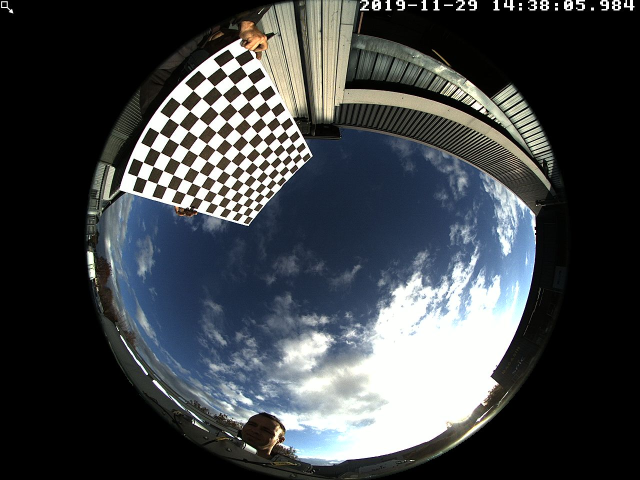
#> input picture Solais_Data/Calibrage mobotix1/mobotix1_14_38_05.984.jpg, 1280 x 960 px (shown at 1/2 size); its folder holds only this picture in this run
$ python -i feature_extractor.py   (imports and definitions only)   (older library calls are emulated)
#> lines starting #> are read from the running program, lines starting #| are printed output that depends on the picture; after the words box and inside, x2 and y2 are one past the last pixel; in counts of white or black regions, pixels touching at a corner belong together
### src/feature_extraction/preprocessing.py
import numpy as np
import matplotlib.pyplot as plt
from PIL import Image
from cv2 import cv2
from mask_and_zones import create_circular_mask


"""preprocess RGB images : circular mask, square images"""


# [4 lines left out: function downscale, not called in this run]


def prepro(img, radius, outside_val, new_size=None):
    """preprocesses the fisheye image : square crop, circular mask, and downscale.

    Args:
        img (numpy array): the input image
        radius (int): radius of the centered mask applied on the picture, in pixels
        new_size (int): new size of the square image after downscaling
    """
    image = img.copy()
    h, w = image.shape[:2]

    # Mask the date in the upper-right corner
    image[:30, 700:] = [outside_val, outside_val , outside_val]

    # Square crop
    image = image[:, w//2 - h//2 : w//2 + h//2]

    # Circular mask
    mask = create_circular_mask(h, h, radius=radius)
    masked_img = image.copy()
    masked_img[~mask] = [outside_val, outside_val , outside_val]

    # Downsample
    if new_size:
        masked_img = downscale(masked_img, new_size) #FINDBETTER
    return masked_img


"""Then, from an image file path, we extract two images (grayscale and R-B normalized ratio image)"""


def split_two_canals(image):
    """creates two images from an RGB image (grayscale and R-B normalized ratio image)

    Args:
        image (numpy array): original RGB image

    Returns:
        tuple: the grayscale image, and the R-B normalized ratio image
    """
    # get the average of each pixel
    grayImage = np.mean(image, axis=2)
    # get the R-B/R+B ratio of each pixel
    eps = 0.00001
    r_bImage = (image[:,:,0] - image[:,:,2])/(image[:,:,0] + image[:,:,2] + eps)

    return grayImage, r_bImage


def path_to_canals(image_path, with_undistortion = False, outside_val=np.nan, min_max=False):
    """from an image file path, we extract two images (grayscale and R-B normalized ratio image)

    Args:
        image_path (numpy array): RGB image
        with_undistortion (bool, optional): If True extract images from a plane projection of the image. Defaults to False.
        outside_val (float, optional): Value of pixels outside the sky zone. Defaults to np.nan.
        min_max (bool, optional): Display min and max pixel value of the two images. Defaults to False.

    Returns:
        list: the original image and the two images created
    """
    if with_undistortion:
        from img_undistort import undistort
        image = undistort(image_path)
    else:
        img = np.array(Image.open(image_path))/255
        image = prepro(img, 390, outside_val=outside_val)

    gray, r_b = split_two_canals(image)

    if min_max:
        for name, img in zip(["gray", "r_b"], [gray, r_b]):
            print(f"min de {name} = {np.min(img)} | max de {name} = {np.max(img)}")
    if (~with_undistortion) and (outside_val == 0.):
        # we ensure that pixels outside the zone of interest are black, on the r_b image.
        h = r_b.shape[0]
        mask = create_circular_mask(h, h, radius=390)
        masked_r_b = r_b.copy()
        masked_r_b[~mask] = outside_val
        return image, gray, masked_r_b
    return image, gray, r_b

### src/feature_extraction/mask_and_zones.py
import numpy as np
import matplotlib.pyplot as plt
import mahotas
from skimage.measure import perimeter


"""In this first section we define useful masks (matrix of booleans)"""

def square_mask(image, size):
    h, w = image.shape
    Y, X = np.ogrid[:h, :w]
    center = (int(w/2), int(h/2))
    dist_from_center = np.maximum(np.abs(X - center[0]), np.abs(Y-center[1]))
    mask = dist_from_center <= size
    return mask


def create_circular_mask(h, w, radius, center=None):
    """create a circular mask, masking pixels further from center
    than the radius

    Args:
        h (int): image height
        w (int): image width
        radius (int): radius of the applied mask
        center (tuple, optional): Mask center coordinates. Defaults to None.

    Returns:
        ndarray: the circular mask
    """
    if center is None: # use the middle of the image
        center = (int(w/2), int(h/2))

    Y, X = np.ogrid[:h, :w]
    dist_from_center = np.sqrt((X - center[0])**2 + (Y-center[1])**2)

    mask = dist_from_center <= radius
    return mask


def percentile_mask(image, radius=390, p1: int = 0, p2: int = 100):
    """create a boolean array(mask) of the size of the image. Pixel values between
        the p1 and p2 percentile are set to True. Other are set to False

    Args:
        image (numpy array): input image
        radius (int): for distorted image, radius of valid pixels zone. Default to 390.
        p1 (int, optional): lower percentile. Defaults to 0.
        p2 (int, optional): upper percentile. Defaults to 100.

    Returns:
        numpy array: a mask with True values for pixels values between p1 and p2 percentiles.
    """
    assert 0 <= p1 and p1 <= 100, "percentiles must be in [0, 100]"
    assert 0 <= p2 and p2 <= 100, "percentiles must be in [0, 100]"
    assert p1 < p2, "p2 must be stricly greater than p1"
    p1_value = np.nanpercentile(image, p1)
    p2_value = np.nanpercentile(image, p2)
    mask = (p1_value <= image) & (image <= p2_value)
    if radius:
        h, w = image.shape[:2]
        border_mask = create_circular_mask(h, w, radius)
        mask[~border_mask] = np.nan
    return mask


"""We also need to extract circular crops from images. For each crop, pixels outside the zone of interest are set to NaNs"""


def concentric_crops(image, center=None, num_bins=4):
    """Create zenith-centered zones of an image.

    Args:
        image (numpy array): an image
        center (tuple, optional): Center coordinates to tell the concetric zones center. Defaults to None.
        num_bins (int, optional): Number of zones created. Defaults to 4.

    Returns:
        list: list of the concentric zones of the image
    """
    h, _ = image.shape
    R = [130*k for k in range(num_bins)]
    # Create a list of dense circular mask
    mask_list = [create_circular_mask(h, h, r, center=center) for r in R[1:]]
    # Extract a list of hollow mask
    concentric_zones = [~mask_list[k]*mask_list[k+1] for k in range(len(mask_list)-1)]
    # add center square and whole image square to the list
    concentric_zones = [mask_list[0]] + concentric_zones
    # Apply these masks to the image
    image_crops = []
    for zone in concentric_zones:
        img = image.copy()
        img[~zone] = np.nan
        image_crops.append(img)
    return image_crops


def circumsolar_crops(gray, to_crop, with_sun_mask=False):
    """Create circumsolar crops of an image. That is to say concentric zones centered on the sun

    Args:
        gray (numpy array): grayscale version of the image
        to_crop (numpy array): image from which crops will be made
        with_sun_mask (bool, optional): if True, sun pixels are set to NaN in the first crop. Defaults to False.

    Returns:
        list: list of circumsolar crops
    """
    # find sun coordinates
    try :
        i, j, sun_mask = sun_center(gray, False)
    except TypeError :
        return None
    circum_zones = concentric_crops(to_crop, center=(j, i), num_bins=4)
    if with_sun_mask:
        circum_zones[0][sun_mask] = np.nan
    return circum_zones


"""The next function finds sun center coordinates"""


def sun_center(image, mode_viz=False):
    """returns the sun center coordinates and create a mask of the sun disk.

    Args:
        image (numpy array): sky image
        mode_viz (bool, optional): If True, returns the original image with the sun masked. Defaults to False.

    Returns:
        (i, j): sun center coordinates. Returned only if mode_viz=False
        sun_mask: mask of the sun, as a matrix of booleans
    """
    sun_mask = ~percentile_mask(image, p2=99)
    # find the sun center coordinates
    I, J = np.where(sun_mask==True)
    if (len(I) == 0) & (len(J) == 0):
        print("Sun not found")
        return None
    try:
        i, j = int(np.mean(I)), int(np.mean(J))
    except ValueError:
        # In case of error, returns the image center
        i, j = len(image)//2, len(image)//2
    if mode_viz:
        # mark the sun center, and colorize the sun disc in black
        sun_mask[i-1:i+2, j-1:j+2] = 0.
        masked_img = image.copy()
        masked_img[~sun_mask] = 0.
        return masked_img, sun_mask
    return i, j, sun_mask

### src/feature_extraction/feature_extractor.py
import numpy as np
import matplotlib.pyplot as plt
import pandas as pd
from scipy.signal import wiener
from skimage.filters import gaussian
from scipy.stats import skew
import mahotas
from skimage.measure import perimeter

from mask_and_zones import concentric_crops, square_mask, circumsolar_crops, sun_center
from cloud_seg import cloud_features
from preprocessing import path_to_canals


""" First let's define functions to extract statistical features from crops of images (zenith- or sun-centered crops)"""

# [20 lines left out: function empty_stats, not called in this run]


def get_crop_statistical_features(img, prefix : str): # Use distorted grayscale images, outside val: NaN
    """Extract statistical features from an image crop

    Args:
        img (numpy array): grayscale image
        prefix (str): prefix which characterizes the type of image

    Returns:
        dict: statistical features of the given crop
    """
    image = img[~np.isnan(img)]
    # moment features
    _mean = np.mean(image)
    _std = np.std(image)
    _smoothness = 1 - 1/(1 + np.var(image))
    _skewness = skew(image, axis=None)
    # entropy
    marg = np.histogramdd(np.ravel(image), bins = 256)[0]/image.size
    # We filter bins of the histogramm that are equal to 0
    marg = list(filter(lambda p: p > 0, np.ravel(marg)))
    # Apply Schannon entropy formula
    _entropy = -np.sum(np.multiply(marg, np.log2(marg)))

    stats_features = {"_mean": _mean, "_std": _std, "_smoothness": _smoothness,
                    "_skewness": _skewness, "_entropy": _entropy}
    tmp_dict = stats_features.copy()
    for old_key in tmp_dict.keys():
        stats_features[prefix + old_key] = stats_features.pop(old_key)

    return stats_features


def crops_to_features(crops, prefix):
    """extract features from a list of image's crops

    Args:
        crops (list): list of image's crops
        prefix (str): prefix which characterizes the type of image
    Returns:
        dict: dictionary containing statistical features of each crop
    """
    stats_dict = {}
    for k, crop in enumerate(crops):
        crop_stats = get_crop_statistical_features(crop, prefix=prefix + str(k))
        stats_dict = {**stats_dict, **crop_stats}
    return stats_dict


def get_statistical_features(gray):
    """Extract features from 3 versions of a grayscale image : original one, high-filtered one and low-filtered one.

    Args:
        gray (numpy array): grayscale image

    Returns:
        dict: statistical records for every crops of the 3 images
    """
    low, high = low_high_filter(gray)
    labels = ["gray", "gray_low_pass", "high_pass"]
    stats = {}
    for image, label in zip([gray, low, high], labels):
        crops = concentric_crops(image)
        concent_stats = crops_to_features(crops, prefix=label + "_concentric")
        circum_crops = circumsolar_crops(image, image)
        if circum_crops == None:
            circum_stats = empty_stats(prefix=label + "_circum")
        else:
            circum_stats = crops_to_features(circum_crops, prefix=label + "_circum")
        img_stats_features = {**concent_stats, **circum_stats}
        stats = {**stats, **img_stats_features}
    return stats


"""Then we extract spectral features from the power spectrum of an image"""


def get_energy_bins(image, num_bins=4):
    """compute the sum of pixel values in concentric square parts of the image. The first
        square is dense, and the next are emptied in the center, forming concentric squares.

    Args:
        image (numpy array): image, must be square and with on nonegative values
        num_bins (int, optional): number of parts on which a sum is calculated. Defaults to 4.

    Returns:
        energy_bins (numpy array): energy repartition in each bin
        image_bins (list): crops of the input image
    """
    h, _ = image.shape
    C = np.linspace(0, h//2, num=num_bins+1, dtype="int")
    # Create a list of dense square mask
    mask_list = [square_mask(image, c) for c in C[1:]]
    # Extract a list of hollow mask
    square_zones = [~mask_list[k]*mask_list[k+1] for k in range(len(mask_list)-1)]
    # add center square and whole image square to the list
    square_zones = [mask_list[0]] + square_zones + [mask_list[-1]]
    # Apply these masks to the image
    image_bins = []
    for zone in square_zones:
        img = image.copy()
        img[~zone] = np.nan
        image_bins.append(img)
    # Compute the energy of each masked image
    energy_bins = [np.nansum(_bin) for _bin in image_bins]
    total_energy = energy_bins[-1]
    # normalize the energy repartition
    energy_bins /= total_energy
    return energy_bins[:-1], image_bins[:-1]


def spectral_power(img, avg_window_size=None, log=True): #COMPLETE spectrum generator
    """ Compute spectrum for a distorted image
    """
    image = img.copy()
    # to avoid large spectral power at the 0 frequency :
    image -= np.mean(image)
    # wiener filter to reduce non physical variability in the spectral power
    if avg_window_size:
        N = avg_window_size
        image = wiener(image, (N, N))
    # compute the spectral power function. Place the 0 frequency-component in the center
    fshift = np.fft.fftshift(np.fft.fft2(image))
    spectrum = np.abs(fshift)**2
    if log:
        spectrum = 10*np.log(spectrum)
    return spectrum


def low_high_filter(image, param=1.6):
    """Computes the low-pass and high-pass filtered versions of an image

    Args:
        image (numpy array): grayscale image
        param (float, optional): filter intensity parameter. Defaults to 1.6.

    Returns:
        tuple of arrays: low- and high-filtered images
    """
    nan_pos = np.isnan(image)
    img = image.copy()
    mean = np.nanmean(img)
    img[nan_pos] = mean

    low_filtered_image = gaussian(img, sigma = 4)
    gau = gaussian(img, sigma = 4/param)
    high_filtered_image = gau - low_filtered_image

    low_filtered_image[nan_pos] = np.nan
    high_filtered_image[nan_pos] = np.nan
    return low_filtered_image, high_filtered_image


def get_spectral_features(image, img_type: str): # Apply on the whole image
    """Extract spectral features from an image

    Args:
        image (numpy array): an image
        img_type (str): string used as a prefix for the features' names. Characterize the type of image used as input.

    Returns:
        dict: dict of spectral features
    """
    spectrum = spectral_power(image, log=False)
    bins_energy, _ = get_energy_bins(spectrum, num_bins=3) # Use images with outside val: NaN
    spectral_features = {img_type + "low_freq_energy": bins_energy[0],
                        img_type + "mid_freq_energy": bins_energy[1],
                        img_type + "high_freq_energy": bins_energy[2]}
    return spectral_features


"""We extract one feature related to the sun"""


def sun_isoperimetric_ratio(image, mode_viz=False): # On distorted image
    """compute the isoperimetric ratio of a sun disc. This ratio indicates the disc circularity


    Args:
        image (numpy array): grayscale image
        mode_viz (bool, optional): If True, displays the sun disc surface and border. Defaults to False.

    Returns:
        int: isoperimetric ratio of the sun disc
    """
    try :
        _, _, sun_mask = sun_center(image)
    except TypeError :
        return np.nan
    # We blurr the image and re-binarize it
    blurred_mask = mahotas.gaussian_filter(sun_mask, 0.7)
    blurred_mask = (blurred_mask > blurred_mask.mean())
    # Obtain a binary image with the sun border in white pixels
    sun_perim_mask = mahotas.labeled.bwperim(blurred_mask, 8)
    # Compute the perimeter in pixels
    sun_perim = int(perimeter(sun_perim_mask))
    # Compute the surface in pixels
    sun_surface = np.sum(blurred_mask)
    # ratio = 4*pi*S/(P^2). Is in [0,1], equals 1 for a circle
    ratio = 4*np.pi*sun_surface/(sun_perim**2)
    if mode_viz:
        # Plot
        # print(f"perimeter = {sun_perim} | surface = {sun_surface}")
        fig = plt.figure(figsize=(12, 6))
        ax1 = fig.add_subplot(121)
        ax1.imshow(blurred_mask, cmap="gray")
        ax2 = fig.add_subplot(122)
        ax2.imshow(sun_perim_mask, cmap="gray")
        plt.show()
    return np.round(ratio, 3)


def get_sun_features(image): # Use grayscale images, outside val: NaN
    """Extract sun-related features from an image

    Args:
        image (numpy array): an image

    Returns:
        dict: dict containing sun-related features
    """
    ratio = sun_isoperimetric_ratio(image)
    sun_features = {"sun_circularity_ratio": ratio}
    return sun_features


"""We use the cloud segmentation made in cloud_seg.py to extract cloud-related features"""


# [15 lines left out: function get_cloud_features, not called in this run]


"""We regroup these features in a dictionary, which will be useful to create dataframes"""


def path_to_feature_dict(path):
    """Create dict of features, from an image

    Args:
        path (Path or string): path of the original image

    Returns:
        dict: dictionary containing features values of the image
    """
    _, gray0, rb0 = path_to_canals(path, with_undistortion=False, outside_val=0.)
    _, grayN, rbN = path_to_canals(path, with_undistortion=False, outside_val=np.nan)

    stats_f = get_statistical_features(grayN)
#> in low_high_filter, `nan_pos = np.isnan(image)`:
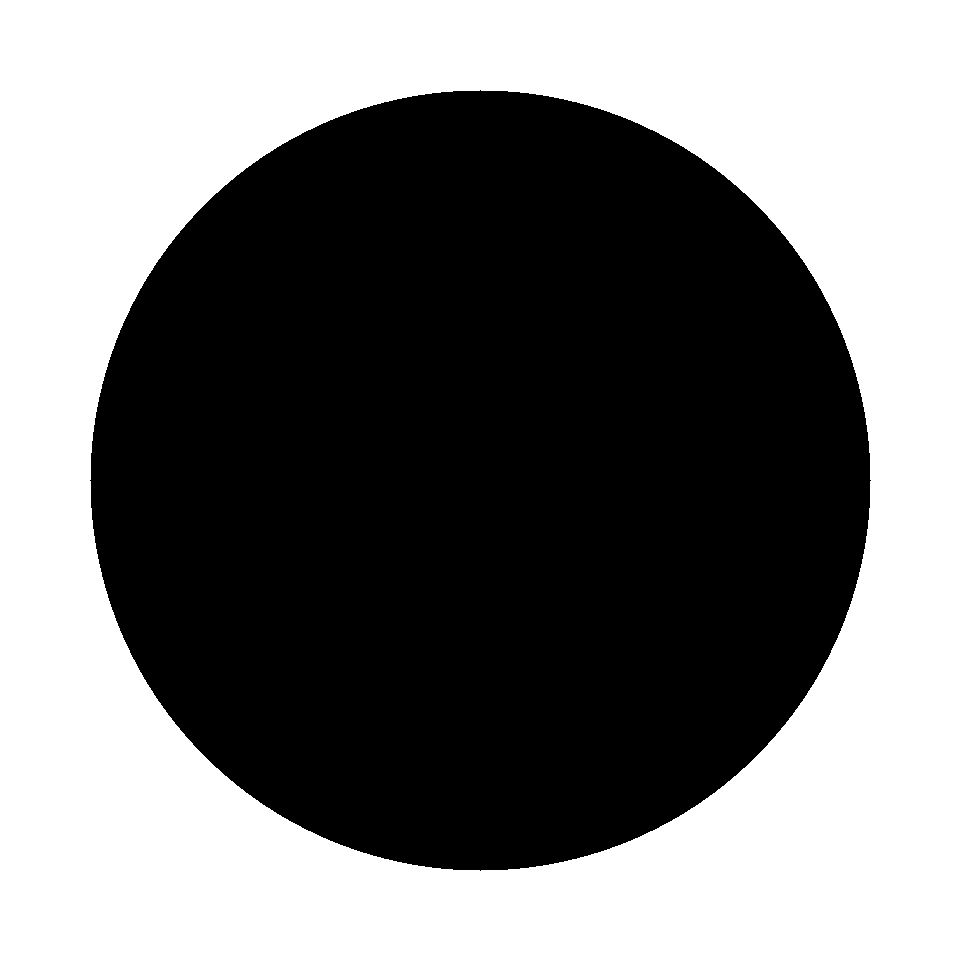
#> nan_pos: shape (960, 960) bool; 48.2% white; 1 white region, box (x1, y1, x2, y2) and area: (0, 0, 960, 960) 443779
#> in low_high_filter, `mean = np.nanmean(img)`: mean = 0.47
#> in low_high_filter, `high_filtered_image[nan_pos] = np.nan`:
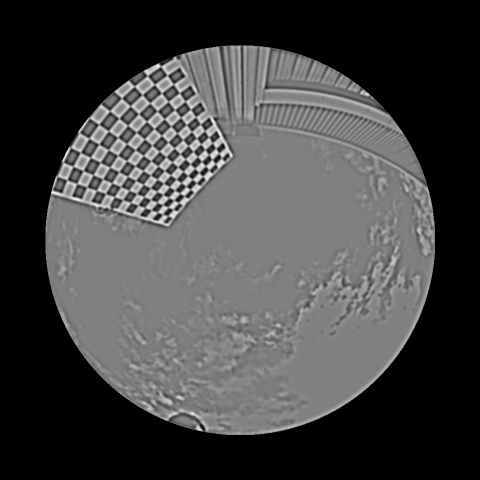
#> high_filtered_image: shape (960, 960) float64 (shown at 1/2 size); 48.15% of the values are NaN or infinite; the others: min -0.171, max 0.168, mean 0.000404; drawn with min black, max white, NaN and infinite black
#> the loop in get_statistical_features, `for image, label in zip([gray, low, high], labels):` made 3 passes
#> label on passes 1 to 3: 'gray', 'gray_low_pass', 'high_pass'
#> pass 1, in create_circular_mask (call 4), `dist_from_center = np.sqrt((X - center[0])**2 + (Y-center[1])**2)`:
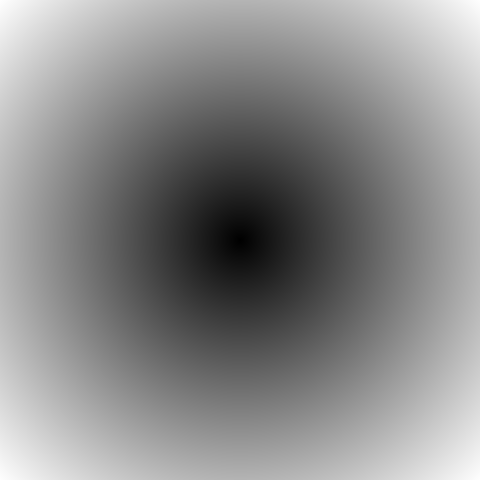
#> dist_from_center: shape (960, 960) float64 (shown at 1/2 size); min 0, max 678.8, mean 367.3; drawn with min black and max white
#> pass 1, in create_circular_mask (call 4), `mask = dist_from_center <= radius`:
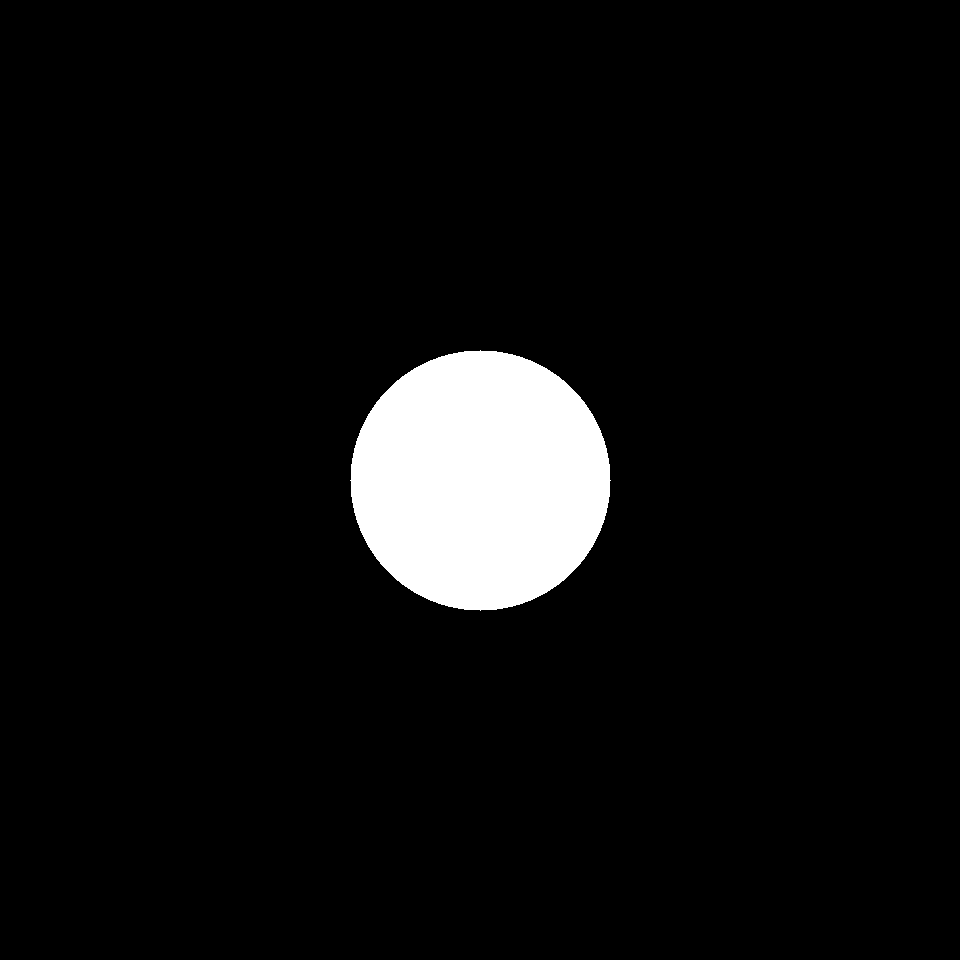
#> mask: shape (960, 960) bool; 5.8% white; 1 white region, box (x1, y1, x2, y2) and area: (350, 350, 611, 611) 53077
#> after the loop in get_statistical_features, `for image, label in zip([gray, low, high], labels):`: stats = 90 items
#> stats_f = 90 items
#> (the rest of the program and of its run is left out)
